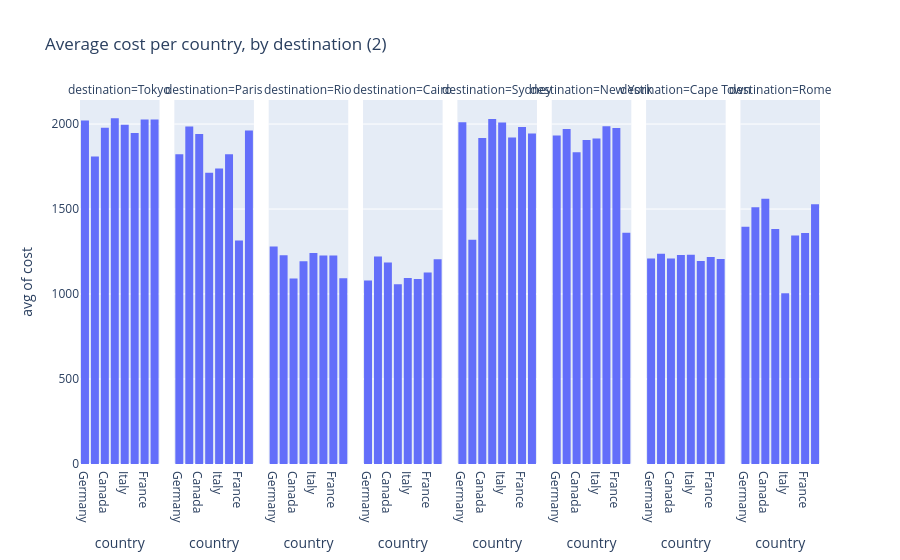

The notebook cell saved with this chart:
### Code cell
px.histogram(train, x="country", y="cost", histfunc="avg", title="Average cost per country, by destination (2)", facet_col="destination")

### Figure 1 — Plotly figure (JSON) as saved in the notebook; plotly's stock layout.template omitted (floating-point values rounded to 4 significant figures; data arrays with more than 128 entries replaced by an {"elided": "..."} marker saying what was removed)
{"data": [{"bingroup": "x", "histfunc": "avg", "hovertemplate": "destination=Tokyo<br>country=%{x}<br>avg of cost=%{y}<extra></extra>", "legendgroup": "", "marker": {"color": "#636efa", "pattern": {"shape": ""}}, "name": "", "orientation": "v", "showlegend": false, "type": "histogram", "x": {"elided": "5050 str values"}, "xaxis": "x", "y": {"elided": "5050 float values"}, "yaxis": "y"}, {"bingroup": "x", "histfunc": "avg", "hovertemplate": "destination=Paris<br>country=%{x}<br>avg of cost=%{y}<extra></extra>", "legendgroup": "", "marker": {"color": "#636efa", "pattern": {"shape": ""}}, "name": "", "orientation": "v", "showlegend": false, "type": "histogram", "x": {"elided": "5001 str values"}, "xaxis": "x2", "y": {"elided": "5001 float values"}, "yaxis": "y2"}, {"bingroup": "x", "histfunc": "avg", "hovertemplate": "destination=Rio<br>country=%{x}<br>avg of cost=%{y}<extra></extra>", "legendgroup": "", "marker": {"color": "#636efa", "pattern": {"shape": ""}}, "name": "", "orientation": "v", "showlegend": false, "type": "histogram", "x": {"elided": "5090 str values"}, "xaxis": "x3", "y": {"elided": "5090 float values"}, "yaxis": "y3"}, {"bingroup": "x", "histfunc": "avg", "hovertemplate": "destination=Cairo<br>country=%{x}<br>avg of cost=%{y}<extra></extra>", "legendgroup": "", "marker": {"color": "#636efa", "pattern": {"shape": ""}}, "name": "", "orientation": "v", "showlegend": false, "type": "histogram", "x": {"elided": "4889 str values"}, "xaxis": "x4", "y": {"elided": "4889 float values"}, "yaxis": "y4"}, {"bingroup": "x", "histfunc": "avg", "hovertemplate": "destination=Sydney<br>country=%{x}<br>avg of cost=%{y}<extra></extra>", "legendgroup": "", "marker": {"color": "#636efa", "pattern": {"shape": ""}}, "name": "", "orientation": "v", "showlegend": false, "type": "histogram", "x": {"elided": "4989 str values"}, "xaxis": "x5", "y": {"elided": "4989 float values"}, "yaxis": "y5"}, {"bingroup": "x", "histfunc": "avg", "hovertemplate": "destination=New York<br>country=%{x}<br>avg of cost=%{y}<extra></extra>", "legendgroup": "", "marker": {"color": "#636efa", "pattern": {"shape": ""}}, "name": "", "orientation": "v", "showlegend": false, "type": "histogram", "x": {"elided": "4998 str values"}, "xaxis": "x6", "y": {"elided": "4998 float values"}, "yaxis": "y6"}, {"bingroup": "x", "histfunc": "avg", "hovertemplate": "destination=Cape Town<br>country=%{x}<br>avg of cost=%{y}<extra></extra>", "legendgroup": "", "marker": {"color": "#636efa", "pattern": {"shape": ""}}, "name": "", "orientation": "v", "showlegend": false, "type": "histogram", "x": {"elided": "4984 str values"}, "xaxis": "x7", "y": {"elided": "4984 float values"}, "yaxis": "y7"}, {"bingroup": "x", "histfunc": "avg", "hovertemplate": "destination=Rome<br>country=%{x}<br>avg of cost=%{y}<extra></extra>", "legendgroup": "", "marker": {"color": "#636efa", "pattern": {"shape": ""}}, "name": "", "orientation": "v", "showlegend": false, "type": "histogram", "x": {"elided": "4999 str values"}, "xaxis": "x8", "y": {"elided": "4999 float values"}, "yaxis": "y8"}], "layout": {"annotations": [{"font": {}, "showarrow": false, "text": "destination=Tokyo", "x": 0.05375, "xanchor": "center", "xref": "paper", "y": 1, "yanchor": "bottom", "yref": "paper"}, {"font": {}, "showarrow": false, "text": "destination=Paris", "x": 0.1812, "xanchor": "center", "xref": "paper", "y": 1, "yanchor": "bottom", "yref": "paper"}, {"font": {}, "showarrow": false, "text": "destination=Rio", "x": 0.3087, "xanchor": "center", "xref": "paper", "y": 1, "yanchor": "bottom", "yref": "paper"}, {"font": {}, "showarrow": false, "text": "destination=Cairo", "x": 0.4363, "xanchor": "center", "xref": "paper", "y": 1, "yanchor": "bottom", "yref": "paper"}, {"font": {}, "showarrow": false, "text": "destination=Sydney", "x": 0.5637, "xanchor": "center", "xref": "paper", "y": 1, "yanchor": "bottom", "yref": "paper"}, {"font": {}, "showarrow": false, "text": "destination=New York", "x": 0.6912, "xanchor": "center", "xref": "paper", "y": 1, "yanchor": "bottom", "yref": "paper"}, {"font": {}, "showarrow": false, "text": "destination=Cape Town", "x": 0.8188, "xanchor": "center", "xref": "paper", "y": 1, "yanchor": "bottom", "yref": "paper"}, {"font": {}, "showarrow": false, "text": "destination=Rome", "x": 0.9463, "xanchor": "center", "xref": "paper", "y": 1, "yanchor": "bottom", "yref": "paper"}], "barmode": "relative", "legend": {"tracegroupgap": 0}, "title": {"text": "Average cost per country, by destination (2)"}, "xaxis": {"anchor": "y", "domain": [0, 0.1075], "title": {"text": "country"}}, "xaxis2": {"anchor": "y2", "domain": [0.1275, 0.235], "matches": "x", "title": {"text": "country"}}, "xaxis3": {"anchor": "y3", "domain": [0.255, 0.3625], "matches": "x", "title": {"text": "country"}}, "xaxis4": {"anchor": "y4", "domain": [0.3825, 0.49], "matches": "x", "title": {"text": "country"}}, "xaxis5": {"anchor": "y5", "domain": [0.51, 0.6175], "matches": "x", "title": {"text": "country"}}, "xaxis6": {"anchor": "y6", "domain": [0.6375, 0.745], "matches": "x", "title": {"text": "country"}}, "xaxis7": {"anchor": "y7", "domain": [0.765, 0.8725], "matches": "x", "title": {"text": "country"}}, "xaxis8": {"anchor": "y8", "domain": [0.8925, 1], "matches": "x", "title": {"text": "country"}}, "yaxis": {"anchor": "x", "domain": [0, 1], "title": {"text": "avg of cost"}}, "yaxis2": {"anchor": "x2", "domain": [0, 1], "matches": "y", "showticklabels": false}, "yaxis3": {"anchor": "x3", "domain": [0, 1], "matches": "y", "showticklabels": false}, "yaxis4": {"anchor": "x4", "domain": [0, 1], "matches": "y", "showticklabels": false}, "yaxis5": {"anchor": "x5", "domain": [0, 1], "matches": "y", "showticklabels": false}, "yaxis6": {"anchor": "x6", "domain": [0, 1], "matches": "y", "showticklabels": false}, "yaxis7": {"anchor": "x7", "domain": [0, 1], "matches": "y", "showticklabels": false}, "yaxis8": {"anchor": "x8", "domain": [0, 1], "matches": "y", "showticklabels": false}}}
